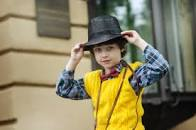
#> input picture images.jpg, 196 x 130 px
$ jupyter execute Image_munipulate.ipynb
#> lines starting #> are read from the running program, lines starting #| are printed output that depends on the picture
[cell 1]
import matplotlib.pyplot as plt
from PIL import Image
import numpy as np

[cell 2]
gb = np.array(Image.open('images.jpg'))
#> gb is the input picture: shape (130, 196, 3); mean R, G, B 139, 131.3, 98.9
plt.figure(figsize=(5,5))
plt.imshow(gb)
plt.show()

[cell 3]
gb = np.array(Image.open('images.jpg'))

[cell 4]
plt.figure(figsize=(5,5))

[cell 5]
plt.imshow(gb)

# Flipping Image

[cell 6]
image = Image.open("download.jfif")
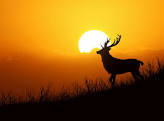
#> input picture download.jfif, 164 x 121 px
#> image is the input picture: PIL image 164x121 RGB; mean R, G, B 153, 98, 18.9
plt.figure(figsize=(6,6))
plt.imshow(image)
plt.show()

[cell 7]
image = Image.open("images.jpg")

[cell 8]
plt.show()

[cell 9]
plt.show(image)

[cell 10]
import matplotlib.pyplot as plt
from PIL import Image, ImageOps

im_flip = ImageOps.flip(image)
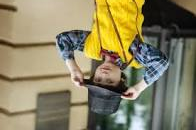
#> im_flip: PIL image 196x130 RGB; mean R, G, B 139, 131.3, 98.9
plt.figure(figsize=(5, 5))
plt.imshow(im_flip)

[cell 11]
import matplotlib.pyplot as plt
from PIL import Image, ImageOps

[cell 12]
im_flip = ImageOps.flip(image)

[cell 13]
plt.imshow(im_flip)

[cell 14]
im_flip = ImageOps.flip(image)
plt.figure(figsize=(5, 5))
plt.imshow(im_flip)

[cell 15]
import matplotlib.pyplot as plt
from PIL import Image

image = Image.open("images.jpg")
left = 100  # Define the left coordinate
upper = 100  # Define the upper coordinate
right = 300  # Define the right coordinate
lower = 300  # Define the lower coordinate

crop_image = image.crop((left, upper, right, lower))
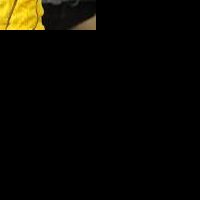
#> crop_image: PIL image 200x200 RGB; mean R, G, B 8.5, 7.1, 1.7
plt.figure(figsize=(5, 5))
plt.imshow(crop_image)
